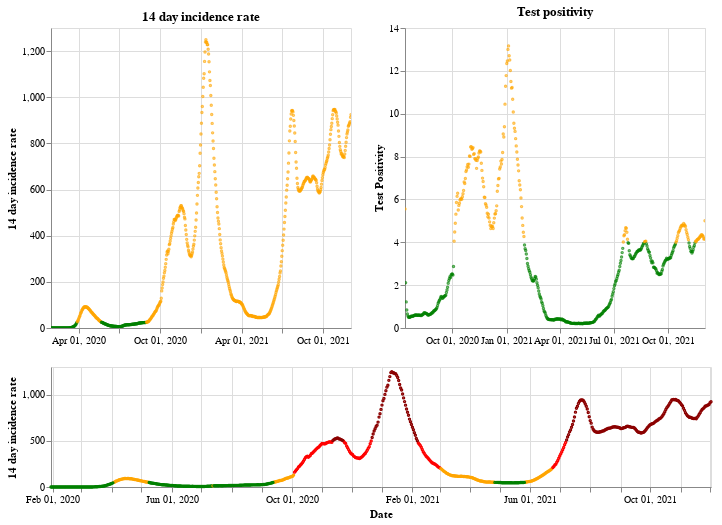

The notebook cell this image was saved under:
### Markdown cell above
## England

### Code cell
plot_traffic_light('England')

### Figure 1 — Vega-Lite specification as saved in the notebook (floating-point values rounded to 4 significant figures; data arrays with more than 128 entries replaced by an {"elided": "..."} marker saying what was removed)
{"config": {"view": {"continuousWidth": 400, "continuousHeight": 300}}, "vconcat": [{"hconcat": [{"mark": {"type": "point", "size": 2}, "encoding": {"color": {"condition": {"value": "green", "test": "(datum.twoWeeklyCasesRate <= 25)"}, "value": "orange"}, "tooltip": [{"type": "nominal", "field": "areaName"}, {"type": "temporal", "field": "date"}, {"type": "quantitative", "field": "twoWeeklyCasesRate"}, {"type": "quantitative", "field": "testPositivity"}], "x": {"type": "temporal", "axis": {"title": ""}, "field": "date", "scale": {"domain": {"selection": "DateBrush"}}, "timeUnit": "yearmonthdate"}, "y": {"type": "quantitative", "axis": {"title": "14 day incidence rate"}, "field": "twoWeeklyCasesRate"}}, "title": "14 day incidence rate", "width": 300}, {"mark": {"type": "point", "size": 2}, "encoding": {"color": {"condition": {"value": "green", "test": "(datum.testPositivity <= 4)"}, "value": "orange"}, "tooltip": [{"type": "nominal", "field": "areaName"}, {"type": "temporal", "field": "date"}, {"type": "quantitative", "field": "twoWeeklyCasesRate"}, {"type": "quantitative", "field": "testPositivity"}], "x": {"type": "temporal", "axis": {"title": ""}, "field": "date", "scale": {"domain": {"selection": "DateBrush"}}, "timeUnit": "yearmonthdate"}, "y": {"type": "quantitative", "axis": {"title": "Test Positivity"}, "field": "testPositivity"}}, "title": "Test positivity", "width": 300}]}, {"layer": [{"mark": {"type": "point", "size": 2}, "encoding": {"color": {"condition": {"value": "orange", "test": "(((datum.testPositivity < 4) && (datum.twoWeeklyCasesRate >= 50)) && (datum.twoWeeklyCasesRate < 200))"}, "value": "red"}, "opacity": {"condition": {"value": 1, "test": "((datum.twoWeeklyCasesRate >= 50) && (datum.twoWeeklyCasesRate < 500))"}, "value": 0}, "tooltip": [{"type": "nominal", "field": "areaName"}, {"type": "temporal", "field": "date"}, {"type": "quantitative", "field": "twoWeeklyCasesRate"}, {"type": "quantitative", "field": "testPositivity"}], "x": {"type": "temporal", "axis": {"title": "Date"}, "field": "date", "timeUnit": "yearmonthdate"}, "y": {"type": "quantitative", "axis": {"title": "14 day incidence rate"}, "field": "twoWeeklyCasesRate"}}, "selection": {"DateBrush": {"type": "interval", "encodings": ["x"], "fields": ["Time"]}}}, {"mark": {"type": "point", "size": 2}, "encoding": {"color": {"value": "darkred"}, "opacity": {"condition": {"value": 1, "test": "(datum.twoWeeklyCasesRate >= 500)"}, "value": 0}, "tooltip": [{"type": "nominal", "field": "areaName"}, {"type": "temporal", "field": "date"}, {"type": "quantitative", "field": "twoWeeklyCasesRate"}, {"type": "quantitative", "field": "testPositivity"}], "x": {"type": "temporal", "axis": {"title": "Date"}, "field": "date", "timeUnit": "yearmonthdate"}, "y": {"type": "quantitative", "axis": {"title": "14 day incidence rate"}, "field": "twoWeeklyCasesRate"}}}, {"mark": {"type": "point", "size": 2}, "encoding": {"color": {"condition": {"value": "green", "test": "((datum.testPositivity < 4) && (datum.twoWeeklyCasesRate < 50))"}, "value": "orange"}, "opacity": {"condition": {"value": 1, "test": "(datum.twoWeeklyCasesRate < 50)"}, "value": 0}, "tooltip": [{"type": "nominal", "field": "areaName"}, {"type": "temporal", "field": "date"}, {"type": "quantitative", "field": "twoWeeklyCasesRate"}, {"type": "quantitative", "field": "testPositivity"}], "x": {"type": "temporal", "axis": {"title": "Date"}, "field": "date", "timeUnit": "yearmonthdate"}, "y": {"type": "quantitative", "axis": {"title": "14 day incidence rate"}, "field": "twoWeeklyCasesRate"}}}], "height": 120, "width": 660}], "data": {"name": "data-f2bf11a60d65acb5651492930d94d102"}, "$schema": "https://vega.github.io/schema/vega-lite/v4.8.1.json", "datasets": {"data-f2bf11a60d65acb5651492930d94d102": {"elided": "673 records"}}}
